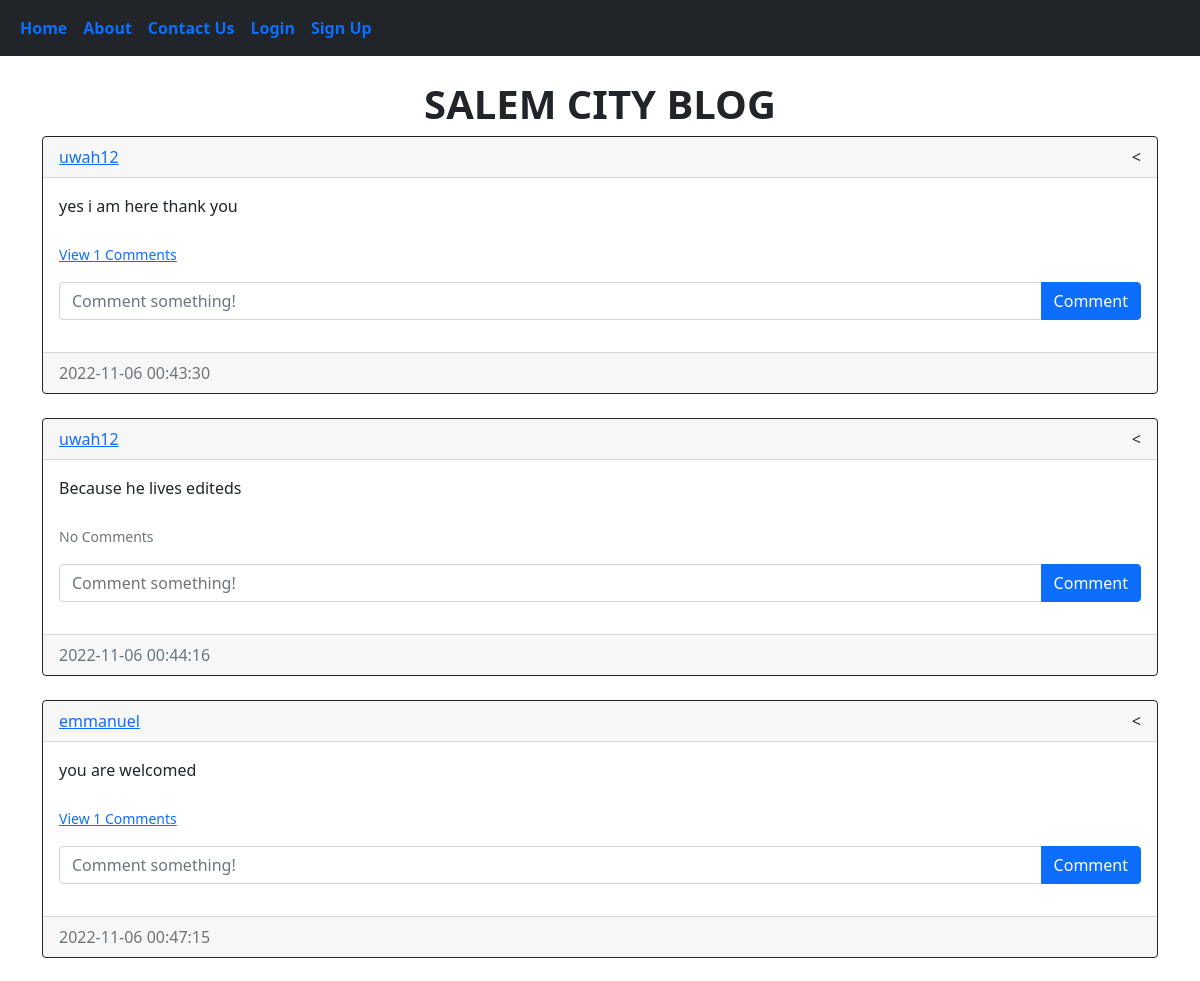
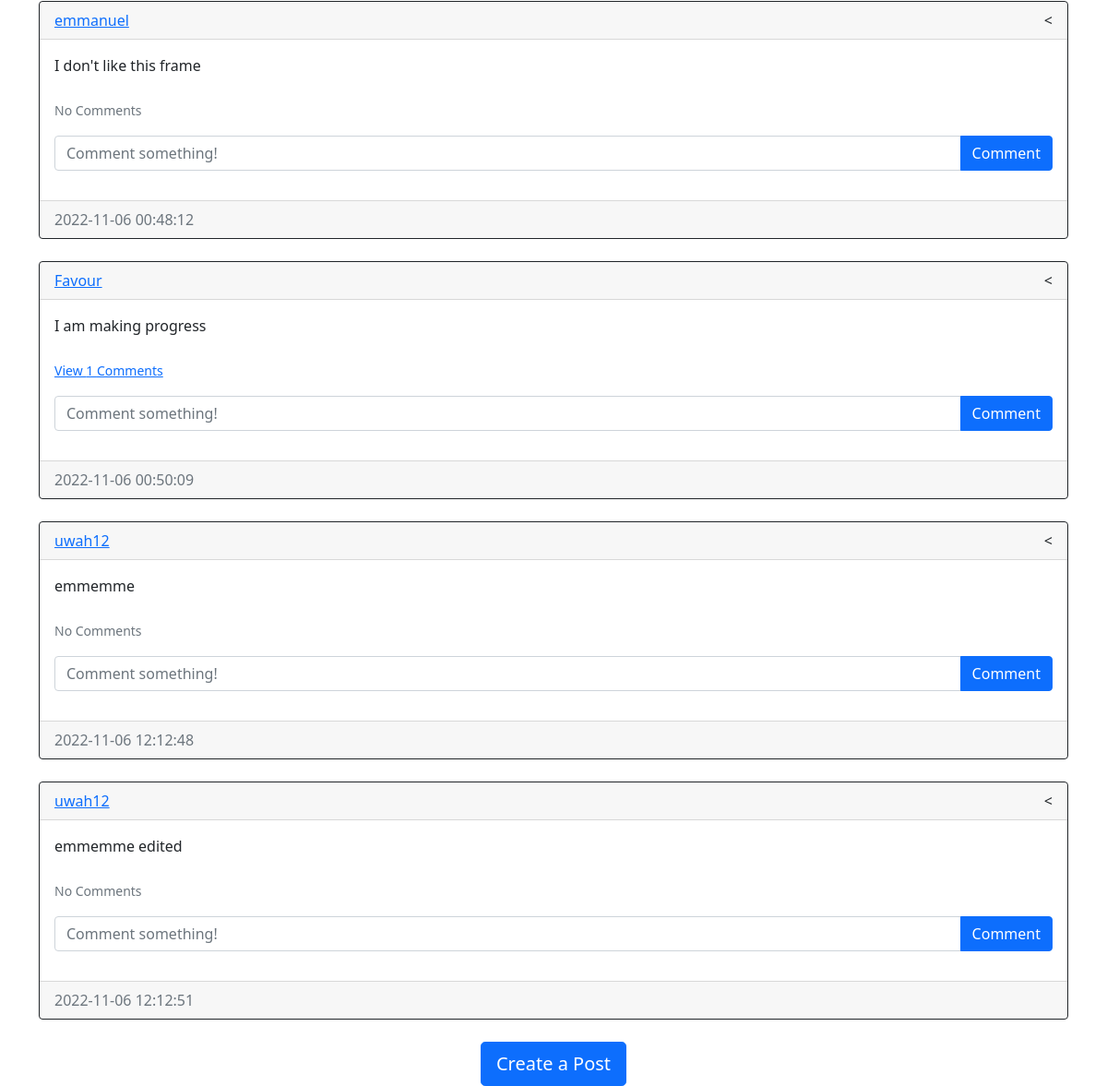
Page /home on the earlier database version (2 pictures, top to bottom).
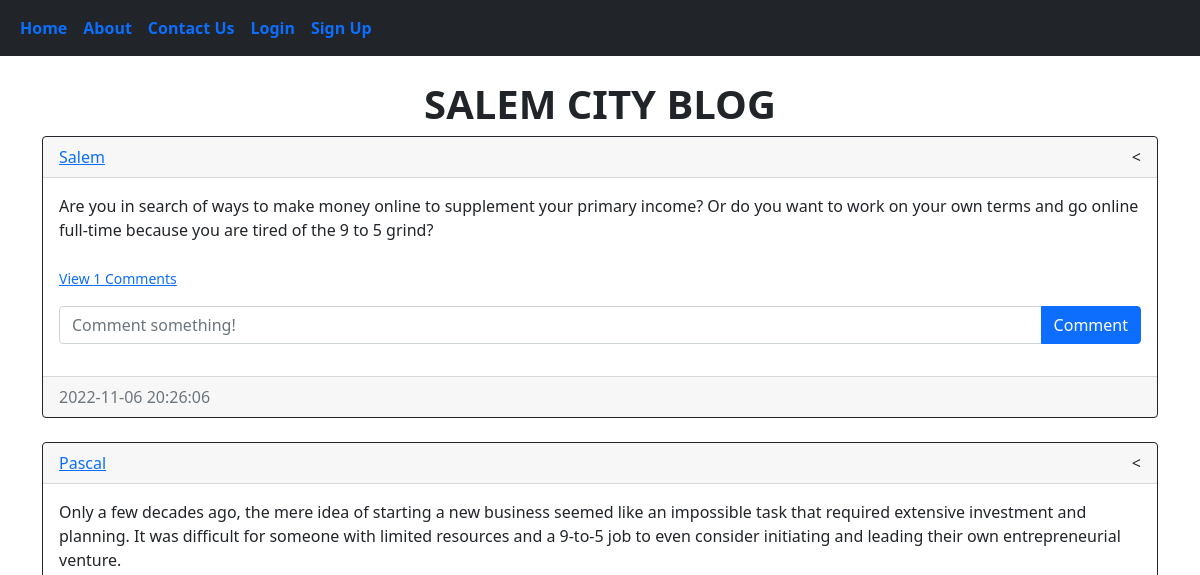
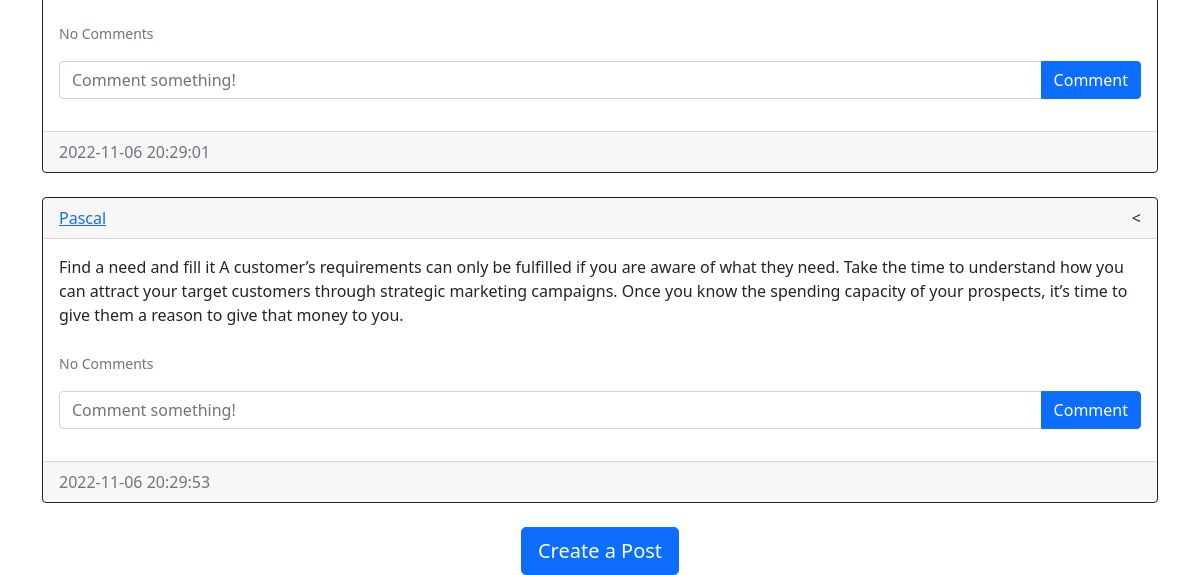
Same page on the later database version (2 pictures, top to bottom).
### blog/models.py (models this page shows)
class Post(db.Model):
    id = db.Column(db.Integer, primary_key=True)
    text = db.Column(db.Text, nullable=False)
    date_created = db.Column(db.DateTime(timezone=True), default=func.now())
    author = db.Column(db.Integer, db.ForeignKey(
        'user.id', ondelete="CASCADE"), nullable=False)
    comments = db.relationship('Comment', backref='post', passive_deletes=True)

class User(db.Model, UserMixin):
    id = db.Column(db.Integer, primary_key=True)
    firstName = db.Column(db.String(150), unique=True)
    LastName = db.Column(db.String(150), unique=True)
    email = db.Column(db.String(150), unique=True)
    username = db.Column(db.String(150), unique=True)
    password = db.Column(db.String(150))
    date_created = db.Column(db.DateTime(timezone=True), default=func.now())
    posts = db.relationship('Post', backref='user', passive_deletes=True, )
    comments = db.relationship('Comment', backref='user', passive_deletes=True)

### blog/views.py (the view)
@views.route("/")
@views.route("/home")
def home():
    posts = Post.query.all()
    return render_template("home.html", user=current_user, posts=posts)

### blog/templates/home.html
{% extends "posts_div.html" %} {% block title %} SALEM CITY BLOG {% endblock %}

### blog/templates/posts_div.html (shortened to what this page needs)
{% extends "base.html" %} {% block title %}Home{% endblock %} {% block content
  %}<br>
  <h1 align="center">{% block header %}<b>SALEM CITY BLOG</b>{% endblock %}</h1>
  <div id="posts">
    {% for post in posts %}
    <div class="card border-dark">
      <div class="card-header d-flex justify-content-between align-items-center">
        <a href="/posts/{{post.user.username}}">{{post.user.username}}</a>
        <div>
          <
        </div>
      </div>
      <div class="card-body">
        <div class="card-text">{{post.text}}</div>
        <br />
        <p class="card-text">
          {% if post.comments|length > 0 %}
          <a data-bs-toggle="collapse" href="#comments-{{post.id}}" role="button">
            <small>View {{post.comments|length}} Comments</small>
          </a>
          {% else %}
          <small class="text-muted">No Comments</small>
          {% endif %}
        </p>
        <form
          class="input-group mb-3"
          method="POST"
          action="/create-comment/{{post.id}}"
        >
          <input
            type="text"
            id="text"
            name="text"
            class="form-control"
            placeholder="Comment something!"
          />
          <button type="submit" class="btn btn-primary">Comment</button>
        </form>
      </div>
      <div class="card-footer text-muted">{{post.date_created}}</div>
    </div>
    <br/ > {% endfor %}
  </div>
  {% block footer %}
  <div align="center">
    <a href="/create-post"
      ><button type="button" class="btn btn-primary btn-lg">
        Create a Post
      </button></a
    >
  </div>
  {% endblock %} {% endblock %}

### blog/templates/base.html (shortened to what this page needs)
<!DOCTYPE html>
<html lang="en">
  <head>
    <link
      href="https://cdn.jsdelivr.net/npm/bootstrap@5.0.2/dist/css/bootstrap.min.css"
      rel="stylesheet"
    />
    <link rel="stylesheet" href="https://cdnjs.cloudflare.com/ajax/libs/font-awesome/4.7.0/css/font-awesome.min.css">
  </head>
  <body>
    <nav class="navbar navbar-expand-lg navbar-white bg-dark" >
      <div class="container-fluid">
        <div class="collapse navbar-collapse" id="navbar" >
          <div class="navbar-nav">
            <a class="nav-item nav-link" href="/home"><b>Home</b></a>
            <a class="nav-item nav-link" href="/about"><b>About</b></a>
            <a class="nav-item nav-link" href="/contact"><b>Contact Us</b></a>
            {% if user.is_authenticated %}
            <a class="nav-item nav-link" href="/logout"><b>Logout</b></a>
            {% else %}
            <a class="nav-item nav-link" href="/login"><b>Login</b></a>
            <a class="nav-item nav-link" href="/sign-up"><b>Sign Up</b></a>
            {% endif %}
          </div>
        </div>
      </div>
    </nav>
    <div class="container">{% block content %}{% endblock %}</div>
  </body>
</html>

Differences in the rows shown:
removed Post: user.username "uwah12", text "yes i am here thank you", comments|length "1", date_created "2022-11-06 00:43:30"
removed Post: user.username "uwah12", text "Because he lives editeds", shows "No Comments", date_created "2022-11-06 00:44:16"
removed Post: user.username "emmanuel", text "you are welcomed", comments|length "1", date_created "2022-11-06 00:47:15"
removed Post: user.username "emmanuel", text "I don't like this frame", shows "No Comments", date_created "2022-11-06 00:48:12"
removed Post: user.username "Favour", text "I am making progress", comments|length "1", date_created "2022-11-06 00:50:09"
removed Post: user.username "uwah12", text "emmemme", shows "No Comments", date_created "2022-11-06 12:12:48"
removed Post: user.username "uwah12", text "emmemme edited", shows "No Comments", date_created "2022-11-06 12:12:51"
added Post: user.username "Salem", text "Are you in search of ways to make money online to supplement your primary income? Or do you want to work on your own terms and go online full-time because you are tired of the 9 to 5 grind?", comments|length "1", date_created "2022-11-06 20:26:06"
added Post: user.username "Pascal", text "Only a few decades ago, the mere idea of starting a new business seemed like an impossible task that required extensive investment and planning. It was difficult for someone with limited resources and a 9-to-5 job to even consider initiating and leading their own entrepreneurial venture.", shows "No Comments", date_created "2022-11-06 20:29:01"
added Post: user.username "Pascal", text "Find a need and fill it A customer’s requirements can only be fulfilled if you are aware of what they need. Take the time to understand how you can attract your target customers through strategic marketing campaigns. Once you know the spending capacity of your prospects, it’s time to give them a reason to give that money to you.", shows "No Comments", date_created "2022-11-06 20:29:53"
